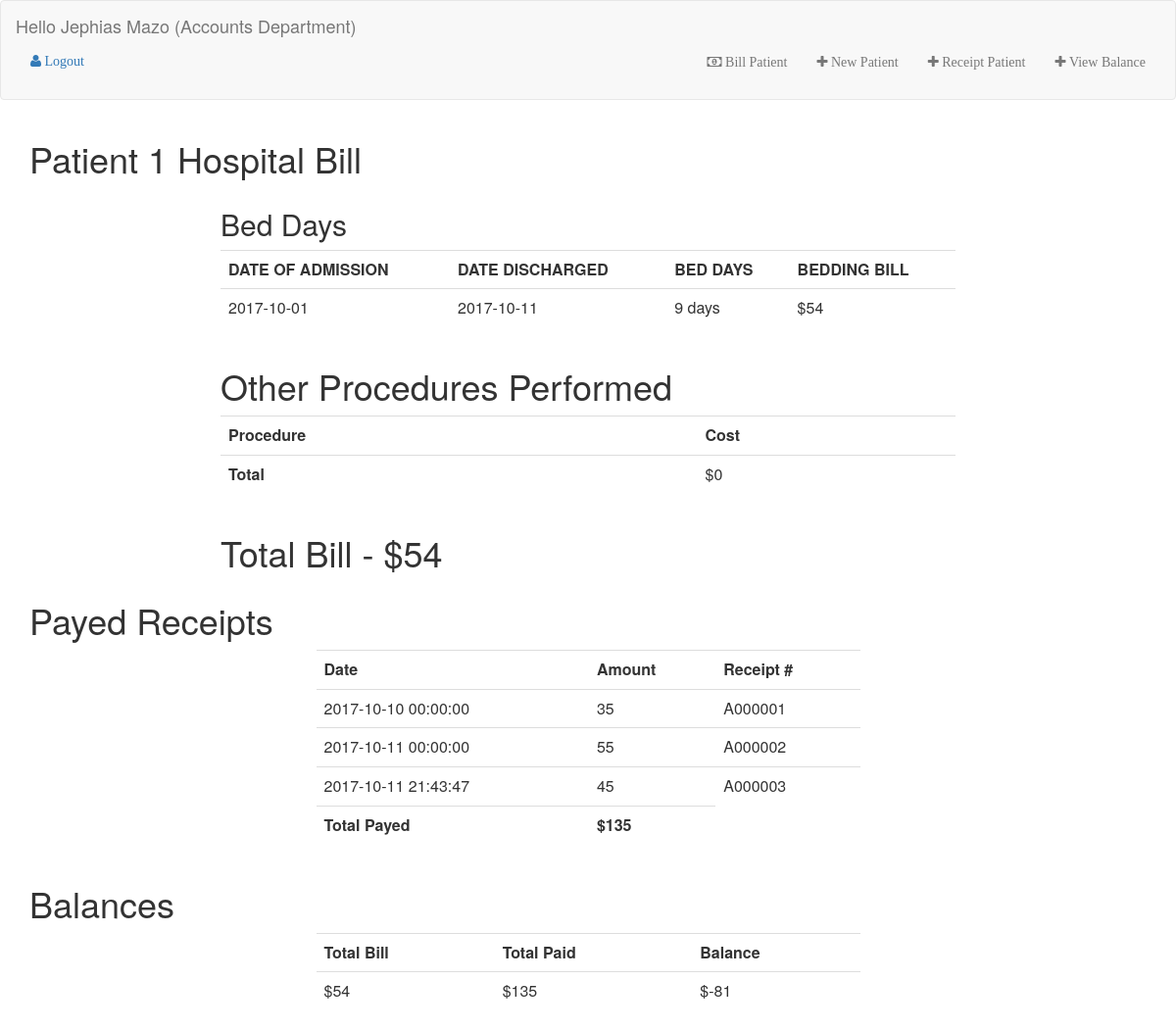
/clerk/bill_patient.php?id=1 (signed in), run on the app's committed database.
### tables this page shows
CREATE TABLE `staff` (
  `entry_id` int(11) NOT NULL,
  `staff_id` varchar(50) NOT NULL,
  `fname` varchar(50) NOT NULL,
  `surname` varchar(50) NOT NULL,
  `role` varchar(50) NOT NULL,
  `dept` varchar(50) NOT NULL,
  `date_joined` datetime NOT NULL DEFAULT CURRENT_TIMESTAMP,
  `contact` text NOT NULL,
  `username` varchar(50) NOT NULL,
  `password` varchar(50) NOT NULL
);

CREATE TABLE `opd_patients` (
  `opd_id` int(11) NOT NULL,
  `fname` varchar(50) NOT NULL,
  `surname` varchar(50) NOT NULL,
  `age` varchar(50) NOT NULL,
  `sex` varchar(7) NOT NULL,
  `pmethod` varchar(50) NOT NULL,
  `rec_receipt` varchar(50) NOT NULL,
  `zuva` datetime NOT NULL DEFAULT CURRENT_TIMESTAMP,
  `temp` varchar(10) NOT NULL,
  `bp` varchar(10) NOT NULL,
  `hiv` varchar(20) NOT NULL,
  `weight` double NOT NULL,
  `imp` varchar(20) NOT NULL,
  `action` varchar(20) NOT NULL,
  `outcome` varchar(20) NOT NULL,
  `outcome_date` date NOT NULL,
  `outcome_notes` text NOT NULL,
  `bill` decimal(10,0) NOT NULL
);

CREATE TABLE `payments` (
  `zuva` datetime NOT NULL DEFAULT CURRENT_TIMESTAMP,
  `hn` varchar(50) NOT NULL,
  `amount` decimal(10,0) NOT NULL,
  `receipt` int(11) NOT NULL
);

### clerk/bill_patient.php (the view, shortened to what this page needs)
<?php include('_header.php');
 $total_orders=0;
 $total_rec = 0; ?>
<div class="container">
	<h1 align="">Patient <?php echo $hn = $_GET['id']; ?> Hospital Bill</h1>
	<div class="row">
		<div class="col-md-2">
		</div>
		<div class="col-md-8">
			<h2 align="">Bed Days</h2>
			<div class="table-responsive">
				<table class="table">
			<?php
			 $rs2 = mysqli_query($con, "select * from opd_patients where opd_id = '$hn'  ")or die(mysqli_error($con));
					while($row = mysqli_fetch_array($rs2)){
					   $outcome = $row['outcome'];
					   $doa= $row['zuva'];
					   $doo=$row['outcome_date'];
						$date1=date_create($doa);
						$date2=date_create($doo);
						$diff=date_diff($date1,$date2);
						$bed_days = $diff->format("%a");
						$bed_bill = $bed_days*6; ?>
						<tr>
							<th>DATE OF ADMISSION</th>
							<th>DATE  <?php echo strtoupper($outcome); ?></th>
							<th>BED DAYS</th>
							<th>BEDDING BILL</th>
						</tr>
						<tr>
							<td><?php echo date("Y-m-d", strtotime($doa)); ?></td>
							<td><?php echo $doo; ?></td>
							<td><?php echo $bed_days.' days'; ?></td>
							<td><?php echo '$'.$bed_bill; ?></td>
						</tr>
					<?php } ?>
				</table>
			</div>
		</div>
		<div class="col-md-2">
		</div>
	</div>
	<div class="row">
		<div class="col-md-2">
		</div>
		<div class="col-md-8">
			<h1>Other Procedures Performed</h1>
			<div class="table-responsive">
				<table class="table">
					<tr>
						<th>Procedure</th>
						<th>Cost</th>
					</tr>
					<tr>
						<th>Total</th>
						<td><?php echo '$'.$total_orders; ?></td>
					</tr>
				</table>
			</div>
		</div>
		<div class="col-md-2">
		</div>
	</div>
	<div class="row">
		<div class="col-md-2">
		</div>
		<div class="col-md-8">
			<?php $total_bill = $bed_bill + $total_orders; ?>
			<h1>Total Bill - <?php echo '$'.$total_bill; ?> </h1>
		</div>
		<div class="col-md-2">
		</div>
	</div>
</div>
<div class="container">
	<h1>Payed Receipts</h1>
	<div class="row">
		<div class="col-md-3">
		</div>
		<div class="col-md-6">
			<div class="table-responsive">
				<table class="table">
					<tr>
						<th>Date</th>
						<th>Amount</th>
						<th>Receipt #</th>
					</tr>
					<?php $rs5 = mysqli_query($con, "select * from payments where hn = '$hn'  ")or die(mysqli_error($con));
					while($row = mysqli_fetch_array($rs5)){
					  $zuva = $row['zuva'];
					  $amount = $row['amount'];
					  $receipt = $row['receipt'];
					  if (strlen($receipt) == 1){
					  	$rec = '00000'.$receipt;
					  }
					   ?>
					<tr>
						<td><?php echo $zuva; ?></td>
						<td><?php echo $amount; ?></td>
						<td><?php echo 'A'.$rec; ?></td>
					</tr>
					<?php $total_rec += $amount;
				} ?>
				<tr>
					<th>Total Payed</th>
					<th><?php echo '$'.$total_rec; ?></th>
				</tr>
				</table>
			</div>
		</div>
		<div class="col-md-3">
		</div>
	</div>
	<h1>Balances</h1>
	<div class="row">
		<div class="col-md-3">
		</div>
		<div class="col-md-6 table-responsive">
			<table class="table">
				<tr>
					<th>Total Bill</th>
					<th>Total Paid</th>
					<th>Balance</th>
				</tr>
				<tr>
					<td><?php echo '$'.$total_bill; ?></td>
					<td><?php echo '$'.$total_rec; ?></td>
					<td><?php echo '$'; echo $total_bill-$total_rec; ?></td>
				</tr>
			</table>
		</div>
		<div class="col-md-3">
		</div>
	</div>
</div>

### clerk/_header.php (shortened to what this page needs)
<?php
include '../opendb.php';
$username=$_SESSION['username'];
   ?> <script>
      </script><?php
$rs = mysqli_query($con, "select * from staff where staff_id = '$username'")or die(mysqli_error($con));
while($row = mysqli_fetch_array($rs))
{
   $fname1 = $row['fname'];
   $surname1 = $row['surname'];
}
?>
<html>
    <head>
        <link rel="stylesheet" href="../css/bootstrap.min.css">
        <link rel="stylesheet" href="../css/font-awesome.min.css">
        <link rel="stylesheet" href="../css/style.css">
</head>
 <nav class="navbar navbar-default">
  <div class="container-fluid">
    <div class="navbar-header">
      <a class="navbar-brand" href="index.php">
        <span class="">Hello <?php echo $fname1.' '.$surname1; ?> (<?php echo 'Accounts Department'; ?>)</span>
        <br><br>
        <li style="list-style-type:none;"><a href="../logout.php"><i class="fa fa-user">&nbsp;Logout</i></a></li>
      </a>
    </div>
    <div class="collapse navbar-collapse" id="myNavbar">
      <ul class="nav navbar-nav navbar-right">
        <br><br>
        <li><a href="index.php"><i class="fa fa-money">&nbsp;Bill Patient</i></a></li>
        <li><a href="add_patient.php"><i class="fa fa-plus">&nbsp;New Patient</i></a></li>
        <li><a href="receipt.php"><i class="fa fa-plus">&nbsp;Receipt Patient</i></a></li>
        <li><a href="view_balances.php"><i class="fa fa-plus">&nbsp;View Balance</i></a></li>
    </ul>
    </div>
  </div>
</nav>

### data on the page
staff: fname "Jephias", surname "Mazo"
opd_patients: outcome "DISCHARGED", zuva "2017-10-01", outcome_date "2017-10-11", bed_days "9", bed_bill "54", total_bill "54", $total_bill-$total_rec "-81"
payments: zuva "2017-10-10 00:00:00", amount "35", receipt "000001"
payments: zuva "2017-10-11 00:00:00", amount "55", receipt "000002"
payments: zuva "2017-10-11 21:43:47", amount "45", receipt "000003"

### other printed values
$hn = $_GET['id'] "1"
$total_orders "0"
$total_rec "135"
